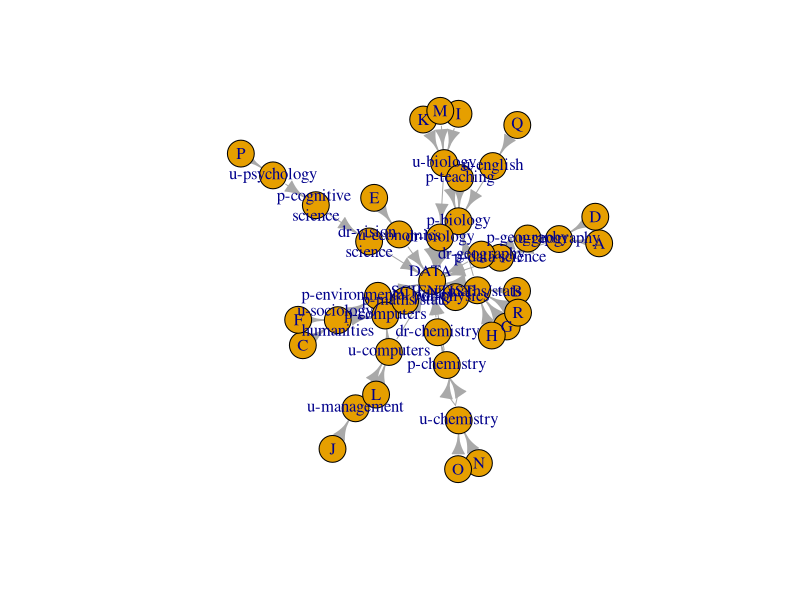
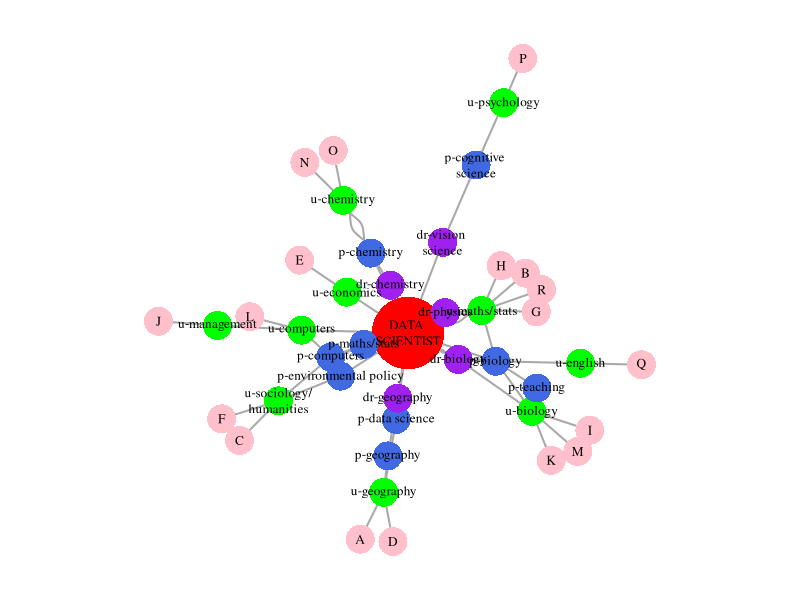
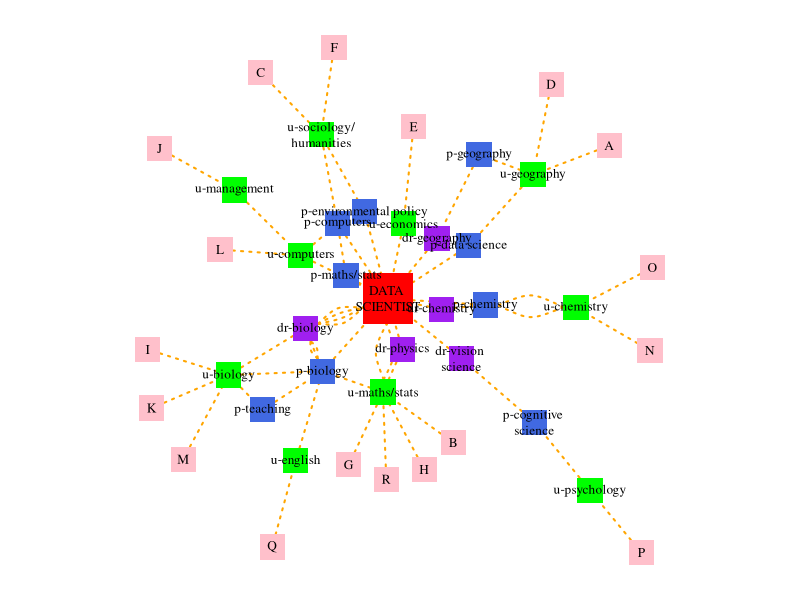

R code for these plots, in order:
## ---- chunk 1
# Add the packages to the library
library(igraph) # for networks
library(stringr) # for string manipulation
## ---- chunk 2
# Create edgelist
ds_quals <- matrix(c( "A", "u-geography",
                      "u-geography", "p-data science",
                      "p-data science", "DATA \nSCIENTIST",
                      
                      "B", "u-maths/stats",
                      "u-maths/stats", "dr-physics",
                      "dr-physics", "DATA \nSCIENTIST",
                    
                      "C", "u-sociology/\nhumanities", 
                      "u-sociology/\nhumanities", "p-environmental policy",
                      "p-environmental policy", "DATA \nSCIENTIST",
                     
                      "D", "u-geography",
                      "u-geography", "p-geography",
                      "p-geography", "dr-geography",
                      "dr-geography", "DATA \nSCIENTIST",
                     
                      "E", "u-economics",
                      "u-economics", "DATA \nSCIENTIST",
                     
                      "F", "u-sociology/\nhumanities",
                      "u-sociology/\nhumanities", "p-computers",
                      "p-computers", "DATA \nSCIENTIST",
                     
                      "G", "u-maths/stats",
                      "u-maths/stats", "p-biology",
                      "p-biology", "DATA \nSCIENTIST",
                     
                      "H", "u-maths/stats",
                      "u-maths/stats", "DATA \nSCIENTIST",
                     
                      "I", "u-biology",
                      "u-biology", "dr-biology",
                      "dr-biology", "DATA \nSCIENTIST",
                     
                      "J", "u-management",
                      "u-management", "u-computers",
                      "u-computers", "DATA \nSCIENTIST",
                     
                      "K", "u-biology",
                      "u-biology", "p-teaching",
                      "p-teaching", "p-biology",
                      "p-biology", "dr-biology",
                      "dr-biology", "DATA \nSCIENTIST",
                     
                      "L", "u-computers",
                      "u-computers", "p-computers",
                      "p-computers", "p-maths/stats",
                      "p-maths/stats", "DATA \nSCIENTIST",
                     

                      "M", "u-biology",
                      "u-biology", "p-biology",
                      "p-biology", "dr-biology",
                      "dr-biology", "DATA \nSCIENTIST",
                     
                      "N", "u-chemistry",
                      "u-chemistry", "p-chemistry",
                      "p-chemistry", "DATA \nSCIENTIST",
                     
                      "O", "u-chemistry",
                      "u-chemistry", "p-chemistry",
                      "p-chemistry", "dr-chemistry",
                      "dr-chemistry", "DATA \nSCIENTIST",
                     
                      "P", "u-psychology",
                      "u-psychology", "p-cognitive \nscience",
                      "p-cognitive \nscience", "dr-vision \nscience",
                      "dr-vision \nscience", "DATA \nSCIENTIST",
                     
                      "Q", "u-english", 
                      "u-english", "p-biology",
                      "p-biology", "dr-biology",
                      "dr-biology", "DATA \nSCIENTIST",
                     
                      "R", "u-maths/stats",
                      "u-maths/stats", "DATA \nSCIENTIST"
                     
                     ), nc=2, byrow=TRUE)
## ---- chunk 3
head(ds_quals)
## ---- chunk 4
ds_net <- graph_from_edgelist(ds_quals, directed=TRUE)
## ---- chunk 5
plot(ds_net)
## ---- chunk 6
par(mar=c(0, 0, 0, 0))
plot(ds_net,  
      layout=layout_with_fr,
      vertex.size=ifelse(V(ds_net)$name=="DATA \nSCIENTIST", 30, 12), 
      vertex.color=ifelse(V(ds_net)$name=="DATA \nSCIENTIST", "red", 
                          ifelse(str_sub(V(ds_net)$name, 1, 3) == "dr-", "purple",  
                                 ifelse(str_sub(V(ds_net)$name, 1, 2) == "p-", "royalblue",  
                                        ifelse(str_sub(V(ds_net)$name, 1, 2) == "u-", "green", "pink")))), 
      vertex.frame.color=NA, 
      vertex.label.color="black", 
      vertex.label.cex=0.8, 
      edge.color="darkgrey", 
      edge.width=2,
      edge.arrow.size=0
      ) 
## ---- chunk 7
par(mar=c(0, 0, 0, 0))
plot(ds_net,  
      layout=layout_components,
      vertex.shape="square",
      vertex.size=ifelse(V(ds_net)$name=="DATA \nSCIENTIST", 20, 10), 
      vertex.color=ifelse(V(ds_net)$name=="DATA \nSCIENTIST", "red", 
                          ifelse(str_sub(V(ds_net)$name, 1, 3) == "dr-", "purple",  
                                 ifelse(str_sub(V(ds_net)$name, 1, 2) == "p-", "royalblue",  
                                        ifelse(str_sub(V(ds_net)$name, 1, 2) == "u-", "green", "pink")))), 
      vertex.frame.color=NA, 
      vertex.label.color="black", 
      vertex.label.cex=0.8, 
      edge.color="orange", 
      edge.width=2,
      edge.arrow.size=0,
      edge.lty=3
      ) 
## ---- chunk 8
max(degree(ds_net))
## ---- chunk 9
V(ds_net)$name[degree(ds_net)==max(degree(ds_net))]
## ---- chunk 10
degree(ds_net)[V(ds_net)$name=="u-geography"]
## ---- chunk 11
degree(ds_net, mode="in")[V(ds_net)$name=="u-geography"]
